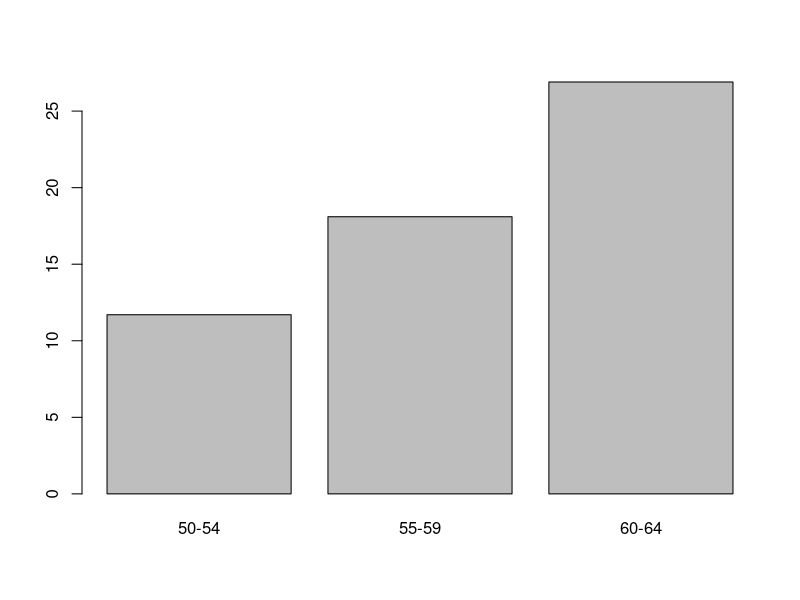
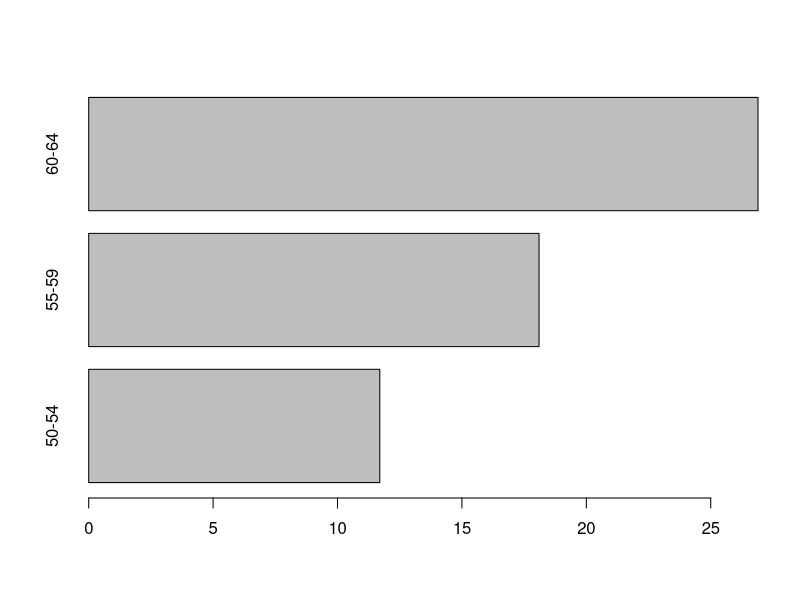
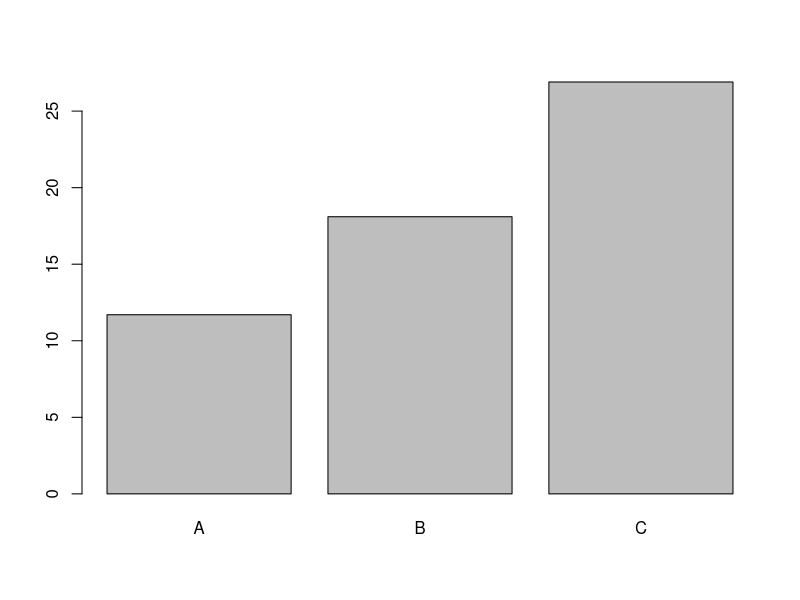
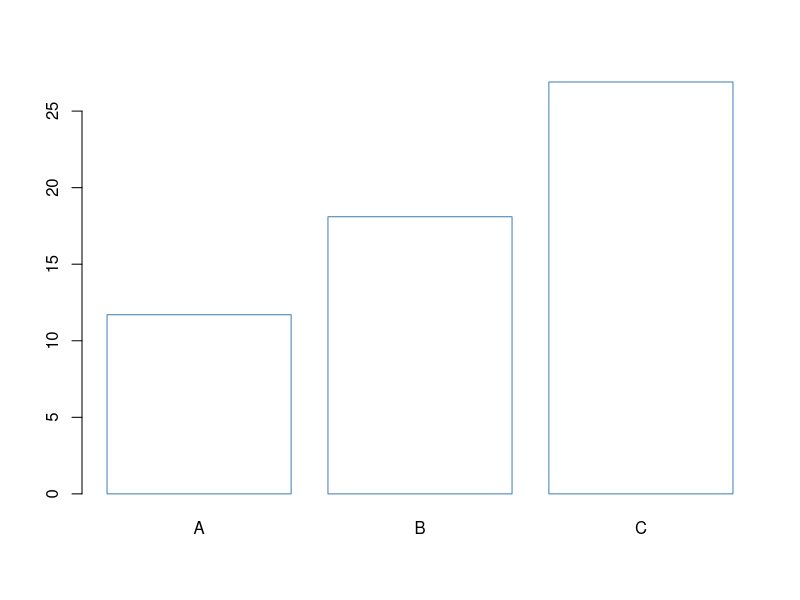
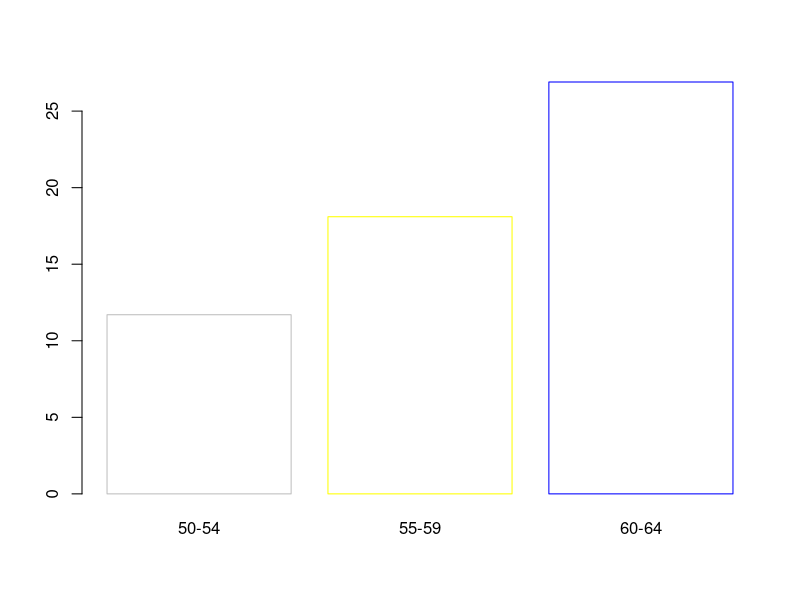
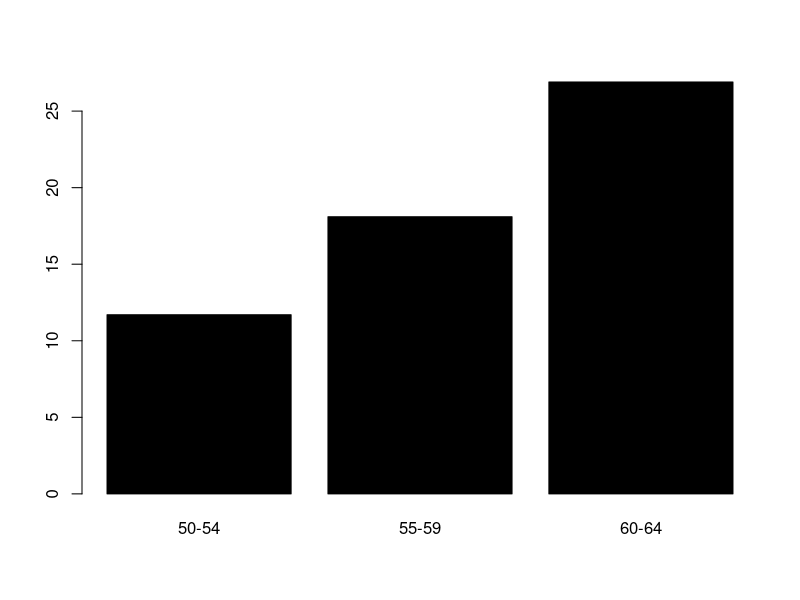
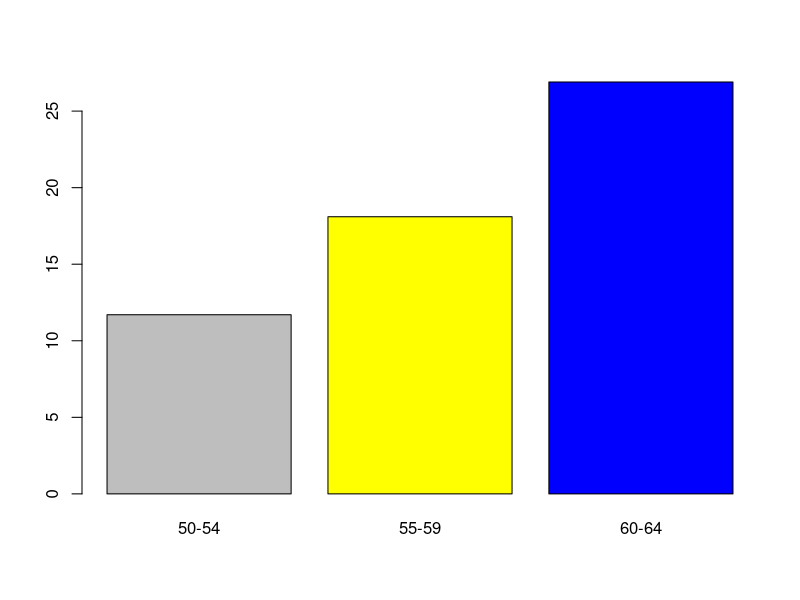
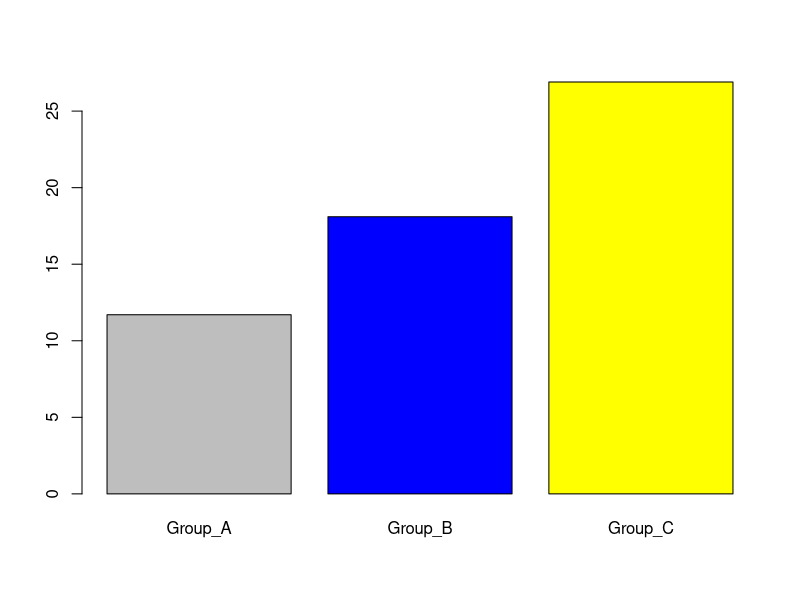

Generate these figures, in order, with R:
## ---- chunk 1
# Load the dataset and extract data for plotting
VADeaths                           # View the dataset
x <- VADeaths[1:3, "Rural Male"]   # Extract first 3 age groups for Rural Males
x                                  # View extracted values
## ---- chunk 2
# Vertical bar plot (default)
barplot(x)

# Horizontal bar plot
barplot(x, horiz = TRUE)
## ---- chunk 3
# Custom labels for each bar
barplot(x, names.arg = c("A", "B", "C"))
## ---- chunk 4
# Use a single color fill and a custom border color
barplot(x, names.arg = c("A", "B", "C"), col = "white", border = "steelblue")

# Use different border colors for each bar
barplot(x, col = "white", border = c("grey", "yellow", "blue"))

# Fill bars with a single color
barplot(x, col = "black")

# Fill bars with multiple colors
barplot(x, col = c("grey", "yellow", "blue"))

# Customize both labels and colors
barplot(x, names.arg = c("Group_A", "Group_B", "Group_C"),
        col = c("grey", "blue", "yellow"), border = "black")
## ---- chunk 5
# Add title and axis labels
barplot(x, main = "Death Rates in Virginia",
        xlab = "Age", ylab = "Rate")
## ---- chunk 6
# Grouped (side-by-side) bars
# Stacked bar plot from the full VADeaths matrix
barplot(VADeaths,
        col = c("lightblue", "mistyrose", "lightcyan", "lavender", "cornsilk"),
        legend = rownames(VADeaths))
## ---- chunk 7
# Grouped (side-by-side) bars
barplot(VADeaths,
        col = c("lightblue", "mistyrose", "lightcyan", "lavender", "cornsilk"),
        legend = rownames(VADeaths),
        beside = TRUE)
## ---- chunk 8
# Define a set of colors
# Define color palette
my_colors <- c("lightblue", "mistyrose", "lightcyan", "lavender", "cornsilk")

# Create grouped bar plot with custom options
barplot(VADeaths, col = my_colors, border = "black",
        beside = TRUE, horiz = FALSE,
        main = "Bar Plot", xlab = "X-axis", ylab = "Y-axis")

# Add legend at the top-left
legend("topleft", legend = rownames(VADeaths),
       fill = my_colors, box.lty = 1, cex = 0.8)
## ---- chunk 9
# Load the built-in dataset
data = ToothGrowth

# Display the first 6 rows of the dataset
head(data, 6)

# Show the structure of the dataset
str(data)
## ---- chunk 10
# Box plot of a single variable (tooth length)
boxplot(ToothGrowth$len)

# Box plots grouped by dose
boxplot(len ~ dose, data = ToothGrowth, frame = FALSE)

# Horizontal box plots
boxplot(len ~ dose, data = ToothGrowth, frame = FALSE,
        horizontal = TRUE)

# Notched box plots to compare medians
boxplot(len ~ dose, data = ToothGrowth, frame = FALSE,
        notch = TRUE)
## ---- chunk 11
# Customize group labels
boxplot(len ~ dose, data = ToothGrowth, frame = FALSE,
        names = c("D0.5", "D1", "D2"))
## ---- chunk 12
# Change the border color of all boxes to one color
boxplot(len ~ dose, data = ToothGrowth, frame = FALSE,
        border = "steelblue")

# Use different border colors for each group
boxplot(len ~ dose, data = ToothGrowth, frame = FALSE,
        border = c("#999999", "#E69F00", "#56B4E9"))

# Fill all boxes with a single color
boxplot(len ~ dose, data = ToothGrowth, frame = FALSE,
        col = "steelblue")

# Use different fill colors for each group
boxplot(len ~ dose, data = ToothGrowth, frame = FALSE,
        col = c("#999999", "#E69F00", "#56B4E9"))
## ---- chunk 13
# Create grouped box plots for interaction of two factors: supp and dose
boxplot(len ~ supp*dose, data = ToothGrowth,
        col = c("white", "steelblue"), frame = FALSE)
## ---- chunk 14
# Add main title, axis labels, and customize fill color
boxplot(len ~ dose, data = ToothGrowth,
        main = "Plot of Length by Dose",
        xlab = "Dose (mg)", ylab = "Tooth Length",
        col = "lightgray", frame = FALSE)
## ---- chunk 15
# Load gplots package for enhanced boxplot
library("gplots")

# Create a box plot with count annotations at the bottom
boxplot2(len ~ dose, data = ToothGrowth, frame = FALSE)

# Put count annotations at the top
boxplot2(len ~ dose, data = ToothGrowth, frame = FALSE, top = TRUE)
## ---- chunk 16
# Set layout to 2 rows and 2 columns
par(mfrow = c(2, 2))

# Plot 1: Step plot
plot(1:10, type = "S", main = "Plot 1")

# Plot 2: Histogram of normally distributed random numbers
hist(rnorm(100), main = "Plot 2")

# Plot 3: Box plot from mtcars dataset
boxplot(mpg ~ cyl, data = mtcars, main = "Plot 3")

# Plot 4: Bar plot of iris species count
barplot(table(iris$Species), main = "Plot 4")
## ---- chunk 17
# Create some numeric data
x <- 1:10             # x-axis values
y1 <- x * x           # first y-values: square of x
y2 <- 2 * y1          # second y-values: twice y1

# Basic line plot using stair-step type
plot(x, y1, type = "S", main = "Stair Step Plot", xlab = "x", ylab = "y1")

# Show both points and connecting lines with custom color and point shape
plot(x, y1, type = "b", pch = 19, col = "red", xlab = "x", ylab = "y1")
## ---- chunk 18
# Plot the first line with points
plot(x, y1, type = "b", frame = TRUE, pch = 19, 
     col = "red", xlab = "x", ylab = "y-values",
     main = "Multiple Line Plot")

# Add the second line on the same graph
lines(x, y2, type = "b", pch = 18, col = "blue")
## ---- chunk 19
# Set seed for reproducibility
set.seed(1234)

# Generate 400 weight values for two groups
x <- c(rnorm(200, mean = 55, sd = 5),    # Group 1 (e.g., Female)
       rnorm(200, mean = 65, sd = 5))    # Group 2 (e.g., Male)

# Preview first few values
head(x)
## ---- chunk 20
# Basic histogram with default settings
hist(x, col = "steelblue", 
     main = "Histogram of Weights",
     xlab = "Weight", ylab = "Frequency")
## ---- chunk 21
# Histogram with more bins (breaks = 30)
hist(x, col = "steelblue", 
     breaks = 30,
     main = "Histogram with 30 Bins",
     xlab = "Weight", ylab = "Frequency")
## ---- chunk 22
# Histogram using the Sturges method (default)
hist(x, breaks = "Sturges", col = "skyblue",
     main = "Histogram (Sturges Method)",
     xlab = "Weight")
## ---- chunk 23
# Compute the kernel density estimate for miles per gallon (mpg)
dens <- density(mtcars$mpg)

# Basic density plot
plot(dens, 
     frame = FALSE, 
     col = "steelblue", 
     main = "Density Plot of mpg",
     xlab = "Miles Per Gallon (mpg)")
## ---- chunk 24
# Plot the density curve
plot(dens, 
     frame = FALSE, 
     col = "steelblue", 
     main = "Filled Density Plot of mpg",
     xlab = "Miles Per Gallon (mpg)")

# Fill the area under the curve
polygon(dens, col = "steelblue", border = "black")
